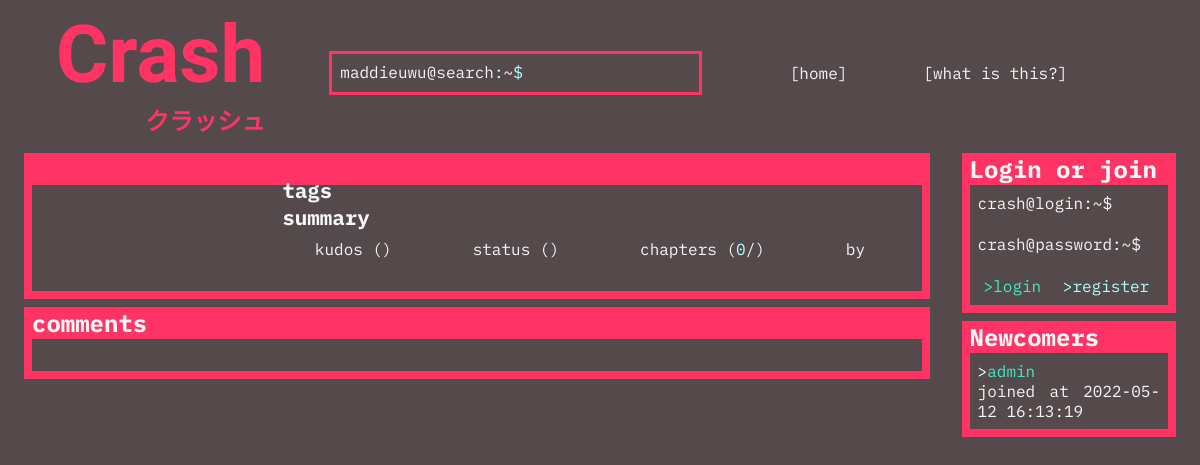
/resources/views/athenaeum/reader.php, run on an earlier commit of the app's database.
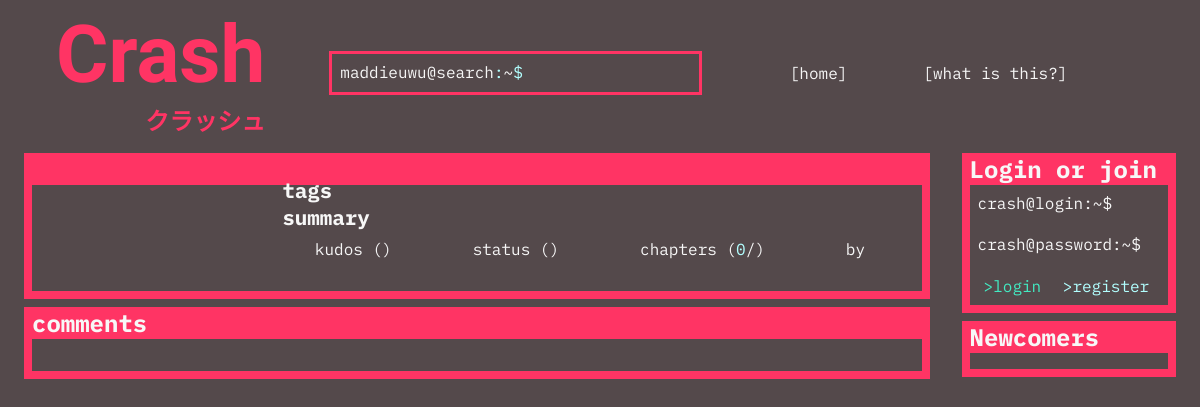
And on a later commit of the database.
### tables this page shows
CREATE TABLE IF NOT EXISTS `users` (
  `id_user` INT NOT NULL AUTO_INCREMENT,
  `username` VARCHAR(32) NOT NULL,
  `password` VARCHAR(64) NOT NULL,
  `active` TINYINT NOT NULL DEFAULT 1,
  `administrator` TINYINT UNSIGNED NOT NULL DEFAULT 0,
  `created_at` TIMESTAMP NOT NULL DEFAULT CURRENT_TIMESTAMP,
  `updated_at` TIMESTAMP NOT NULL DEFAULT CURRENT_TIMESTAMP,
  `images_id_image` INT NOT NULL DEFAULT 1,
  PRIMARY KEY (`id_user`),
  UNIQUE INDEX `username_UNIQUE` (`username` ASC),
  INDEX `fk_users_images1_idx` (`images_id_image` ASC),
  CONSTRAINT `fk_users_images1`
    FOREIGN KEY (`images_id_image`)
    REFERENCES `images` (`id_image`)
    ON DELETE NO ACTION
    ON UPDATE NO ACTION);

### resources/elements/user.php (called while the page is built, shortened)
<?php
class User{
  function __construct($username,$password,$images_id_image =1,$administrator=0,$active=1,$id=0,$created_at=null,$updated_at=null){
    $this->username = $username;
    $this->created_at = $created_at;
  }
  private static $methods = array(
    'insert'=>"INSERT INTO `users` (id_user,username,password) VALUES (NULL, '%0', '%1')",
    'select'=>"SELECT * FROM `users`",
    'delete'=>"UPDATE `users` SET active=0,updated_at=CURRENT_TIMESTAMP WHERE id_user=%0",
    'update'=>"UPDATE `users` SET password='%0',username='%1',administrator=%2,images_id_image ='%3',active=%4,updated_at=CURRENT_TIMESTAMP WHERE id_user=%5"
  );
  private static function getUsers($optional_sql=""){
    $sql = User::$methods['select']." ".$optional_sql;
    return Database::select($sql, function($row){
      return new User(
      ($row['active']) ? $row['username'] : $row['username']." (account deleted)",
      $row['password'],
      $row['images_id_image'],
      $row['administrator'],
      $row['active'],
      $row['id_user'],
      $row['created_at'],
      $row['updated_at']
      );
    });
  }
  public static function getActiveUsers($sql){
    return User::getUsers("WHERE `users`.`active`=1 $sql");
  }
}
?>

### resources/elements/database.php (called while the page is built, shortened)
<?php
    class Database{
        public static function select($method,$f){
            global $DB_CONNECTION;
            $c = $DB_CONNECTION;
            $result = mysqli_query($c, $method);
            if (mysqli_num_rows($result) == 0) return [];
            while($row = mysqli_fetch_assoc($result)) {
                $results[]=$f($row);
            }
            return $results;
        }
    }
?>

### resources/views/templates/modules/aside.php (the view, shortened to what this page needs)
        <?php
            if(isset($_SESSION['protagonist'])){
                include Crash::$module['user_banner'];
            }else{
                include Crash::$module['users_form'];
            }
        ?>
<div class="window">
    <h2 class="title">Newcomers</h2>
    <div class="content">
        <?php
            foreach(User::getActiveUsers("ORDER BY created_at DESC LIMIT 5") as $user){
                echo "<p>><mark class=\"success\">$user->username</mark><br>joined at $user->created_at</p>";
            }
         ?>
    </div>
</div>

### resources/views/athenaeum/reader.php (shortened to what this page needs)
<!DOCTYPE html>
<?php
    include Crash::$module['head'];
?>
    <body>
    <?php
        include Crash::$module['navbar'];
    ?>
        <div class="columns">
            <div class="column">
                <div class="window">
                    <div class="content">
                        <div class="columns">
                            <div class="column is-1-3">
                            </div>
                            <div class="column grid">
                                <div class="content">
                                    <h4>tags</h4>
                                    <h4>summary</h4>
                                </div>
                                <div class="align-bottom flex stretch max-width">
                                    <p>kudos (<mark class="info"><?php echo $kudo_count; ?></mark>)</p>
                                    <p>status (<mark class="info"><?php echo $pub_status; ?></mark>)</p>
                                    <p>chapters (<mark class="info"><?php echo sizeof($leafs); ?></mark>/<mark class="info"><?php echo $publication->planned_length; ?></mark>)</p>
                                    <p>by <mark class="success"><?php echo $pub_author; ?></mark></p>
                                </div>
                            </div>
                        </div>
                    </div>
                    <div class="content chapter">
                    </div>
                </div>
                <div class="window">
                        <h2 class="title">comments</h2>
                        <div class="content">
                        </div>
                        <div class="content">
                        </div>
                </div>
            </div>
            <div class="column is-1-4">
                <?php include Crash::$module['aside']; ?>
            </div>
        </div>
    </body>

### resources/views/templates/modules/head.php (shortened to what this page needs)
<head>
    <link rel="stylesheet" href="/crash/public/css/silica.css">
</head>

### resources/views/templates/modules/navbar.php (shortened to what this page needs)
<nav class="navbar">
            <a href="/crash/">
                <div class="logo">
                    <h1>Crash</h1>
                    <h2>クラッシュ</h2>
                </div>
            </a>
            <div class="container">
                <div class="search-box">
                    <form method="get" action="/crash/search">
                        <div class="field">maddieuwu@search<mark class="info">:</mark>~<mark class="info">$</mark><input type="text" name="query"></div>
                    </form>
                </div>
                <ul>
                    <li><a href="/crash/">[home]</a></li>
                    <li><a href="/crash/about">[what is this?]</a></li>
                </ul>
            </div>
</nav>

### resources/views/templates/modules/users_form.php
<div class="window">
    <h2 class="title">Login or join</h2>
    <div class="content">
        <form action="/crash/users/enlist" method="post">
            <a>crash@login:~$ <input type="text" name="username"></a>
            <a>crash@password:~$ <input type="password" name="password"></a>
            <button type="submit" name="login"><mark class="success">>login</mark></button>
            <button type="submit" name="register"><mark class="info">>register</mark></button>
        </form>
    </div>
</div>

### public/css/silica.css (style rules this page uses)
body { font-family: 'IBM Plex Mono', monospace; background-color: var(--background); color: var(--text); }
body * { margin: 0; }
p { text-align: justify; }
a { text-decoration: none; color: var(--text); }
.flex { display: flex; }
.align-bottom { align-self: end; }
.stretch * { margin-left: auto; margin-right: auto; }
.max-width { width: 100%; }
form .field { display: flex; width: max-content; }
button { background: none; border: none; cursor: pointer; font-family: 'IBM Plex Mono', monospace; font-size: initial; }
input { background: transparent; border: none; color: var(--text); font-family: inherit; }
mark { background: transparent !important; }
mark.info { color: var(--accent3) !important; }
mark.success { color: var(--accent2) !important; }
ul { margin: 0; padding: 0; list-style: none; display: grid; }
li { display: grid; grid-template-columns: 0 1fr; gap: 1.75em; align-items: start; line-height: 1.25; }
ul li::before { content: attr(data-icon); font-size: 1.25em; color: var(--accent2); }
.columns { display:flex; }
.column { width: 100%; padding: .5rem; }
.column.is-1-4 { width: 25%; }
.column.is-1-3 { width: 33.33%; }
.grid { display: grid; }
.window { border: .5rem solid var(--accent); border-top: 2rem solid var(--accent); height: fit-content; margin: .5rem; background: var(--background); }
.window .title { margin-top: -2rem !important; }
.search-box { border: solid var(--accent); padding: 0.5rem; width: fit-content; }
.container { display: flex; padding: 1rem; }
.content { padding: .5rem; }
.content h4 { font-size: 1.3rem; }
.chapter { padding-left: 25%; padding-right: 25%; }
nav.navbar .container,.logo { margin-left: 3rem; }
nav.navbar { display: flex; align-items: center; }
nav.navbar ul { list-style: none; display: inline-flex; padding: .75rem; }
nav.navbar li { margin-left: 3rem; }
nav.navbar a { color: var(--text); }
.logo { width: fit-content; color: var(--accent); }
.logo h1 { font-family: 'Orbitron', sans-serif; font-size: 5rem; margin: 0; }
.logo h2 { font-family: 'Noto Sans JP', sans-serif; float: right; margin: 0; }

What changed in the data, as far as the page shows it:
no longer on this page (row edited): users: username "admin", created_at "2022-05-12 16:13:19"
